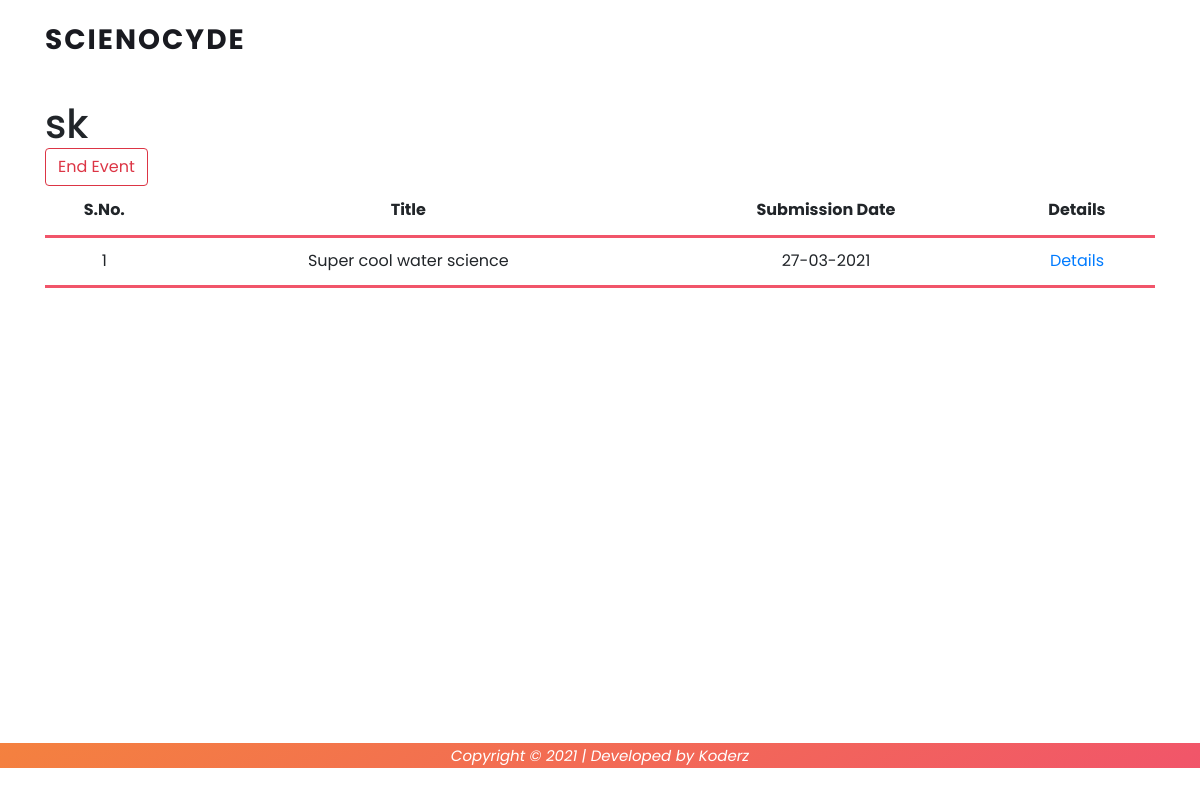
/core/host_dashboard/yashi/, run on the app's committed database.
### core/models.py (models this page shows, shortened)
class Host(models.Model):
    username = models.CharField(max_length=50, default="null")
    full_name = models.CharField(max_length=150)
    email = models.EmailField(max_length=100)
    org = models.CharField(max_length=200)
    type_org = models.CharField(max_length=100, default="School")
    designation = models.CharField(max_length=150)
    phone = models.PositiveIntegerField()
    purpose = models.TextField()
    detail = models.TextField()
    theme = models.CharField(max_length=250)
    guidelines = models.TextField()
    elig_cri = models.TextField()
    last_sub = models.DateField(
        auto_now=False, auto_now_add=False, default=datetime.date.today
    )
    date = models.DateTimeField(auto_now_add=True)
    class Meta:
        ordering = ["-date"]

class Participant(models.Model):
    username = models.CharField(max_length=50, default="null", blank=True)
    School_Name = models.CharField(max_length=50)
    School_Phone_no = models.CharField(max_length=150)
    School_Email_address = models.EmailField(max_length=100)
    School_Address = models.CharField(max_length=200)
    State = models.CharField(max_length=100)
    Student_Name = models.CharField(max_length=50)
    Contact_no = models.CharField(max_length=150)
    Email_address = models.EmailField(max_length=100)
    House_Address = models.CharField(max_length=200)
    Gender = models.CharField(max_length=100)
    Title_of_your_project = models.CharField(max_length=200)
    Question_or_Problem = models.CharField(max_length=100)
    Hypothesis_or_possible_solution = models.CharField(max_length=50)
    Materials_needed = models.CharField(max_length=150)
    Results = models.CharField(max_length=100)
    Image_of_Project = models.ImageField(upload_to="core/images", default="")
    Link_of_your_project = models.URLField(max_length=200)
    host_id = models.CharField(max_length=10)
    date = models.DateTimeField(auto_now_add=True)
    class Meta:
        ordering = ["-date"]

### core/views.py (the view)
# urls.py: path("host_dashboard/<str:username>/", host_dashboard, name="host_dashboard"),
def host_dashboard(request, username):
    username = username
    host_obj = Host.objects.get(username=username)
    host_id = host_obj.id
    projects = Participant.objects.all().filter(host_id=host_id)
    template_name = "core/dashboard.html"
    context = {"host_obj": host_obj, "projects": projects}
    return render(request, template_name, context)

### templates/core/dashboard.html (shortened to what this page needs)
{% extends 'base.html' %} {% load static %}  {% block body %}
<section class="section" id="about">
  <div class="container">
    <h1>{{ host_obj.org }}</h1>
    <a href="delete_host/"
      ><button type="button" class="btn btn-outline-danger">
        End Event
      </button></a
    >
    <table style="width: 100%">
      <tr>
        <th>S.No.</th>
        <th>Title</th>
        <th>Submission Date</th>
        <th>Details</th>
      </tr>
      {% for project in projects %}
      <tr>
        <td>{{ forloop.counter }}</td>
        <td>{{ project.Title_of_your_project }}</td>
        <td>{{ project.date|date:"d-m-Y" }}</td>
        <td><a href="{% url 'project_details' project.id %}">Details</a></td>
      </tr>
      {% endfor %}
    </table>
  </div>
</section>
{% endblock %} {% block extra_js %} {% endblock %}

### static_files/css/templatemo-lava.css (style rules this page uses)
html, body, div, span, applet, object, iframe, h1, h2, h3, h4, h5, h6, p, blockquote, div pre, a, abbr, acronym, address, big, cite, code, del, dfn, em, font, img, ins, kbd, q, s, samp, small, strike, strong, sub, sup, tt, var, b, u, i, center, dl, dt, dd, ol, ul, li, figure, header, nav, section, article, aside, footer, figcaption { margin: 0; padding: 0; border: 0; outline: 0; }
header, nav, section, article, aside, footer, hgroup { display: block; }
* { box-sizing: border-box; }
html, body { font-family: 'Poppins', sans-serif; font-weight: 400; background-color: #fff; font-size: 16px; -ms-text-size-adjust: 100%; -webkit-font-smoothing: antialiased; -moz-osx-font-smoothing: grayscale; }
a { text-decoration: none !important; }
h1, h2, h3, h4, h5, h6 { margin-top: 0px; margin-bottom: 0px; }
html, body { background: #fff; font-family: 'Poppins', sans-serif; }
#about { padding: 100px 0px; position: relative; z-index: 9; }

### templates/core/dashboard.html (style rules this page uses)
th, td { border-bottom: 3px solid rgba(241, 85, 106, 1); border-collapse: collapse; text-align: center; padding: 5px; height: 50px; }

### data on the page
Host: org "sk"
Participant: Title_of_your_project "Super cool water science", date "27-03-2021"
